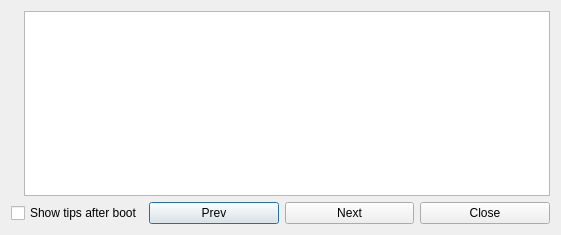
<?xml version="1.0" encoding="UTF-8"?>
<ui version="4.0">
 <class>TipDialog</class>
 <widget class="QDialog" name="TipDialog">
  <property name="geometry">
   <rect>
    <x>0</x>
    <y>0</y>
    <width>561</width>
    <height>235</height>
   </rect>
  </property>
  <property name="windowTitle">
   <string>Tips</string>
  </property>
  <layout class="QVBoxLayout" name="verticalLayout">
   <item>
    <layout class="QHBoxLayout" name="horizontalLayout_2">
     <item>
      <widget class="QLabel" name="label">
       <property name="text">
        <string/>
       </property>
       <property name="pixmap">
        <pixmap resource="JaG.qrc">:/small_JaG</pixmap>
       </property>
       <property name="scaledContents">
        <bool>false</bool>
       </property>
      </widget>
     </item>
     <item>
      <widget class="QTextEdit" name="tipTextEdit"/>
     </item>
    </layout>
   </item>
   <item>
    <layout class="QHBoxLayout" name="horizontalLayout">
     <item>
      <widget class="QCheckBox" name="showTipCheckBox">
       <property name="text">
        <string>Show tips after boot</string>
       </property>
      </widget>
     </item>
     <item>
      <widget class="QPushButton" name="prevPushButtom">
       <property name="text">
        <string>Prev</string>
       </property>
       <property name="icon">
        <iconset resource="JaG.qrc">
         <normaloff>:/previous</normaloff>:/previous</iconset>
       </property>
      </widget>
     </item>
     <item>
      <widget class="QPushButton" name="nextPushButtom">
       <property name="text">
        <string>Next</string>
       </property>
       <property name="icon">
        <iconset resource="JaG.qrc">
         <normaloff>:/next</normaloff>:/next</iconset>
       </property>
      </widget>
     </item>
     <item>
      <widget class="QPushButton" name="closePushButtom">
       <property name="text">
        <string>Close</string>
       </property>
       <property name="icon">
        <iconset resource="JaG.qrc">
         <normaloff>:/cancel</normaloff>:/cancel</iconset>
       </property>
      </widget>
     </item>
    </layout>
   </item>
  </layout>
 </widget>
 <resources>
  <include location="JaG.qrc"/>
 </resources>
 <connections/>
</ui>
